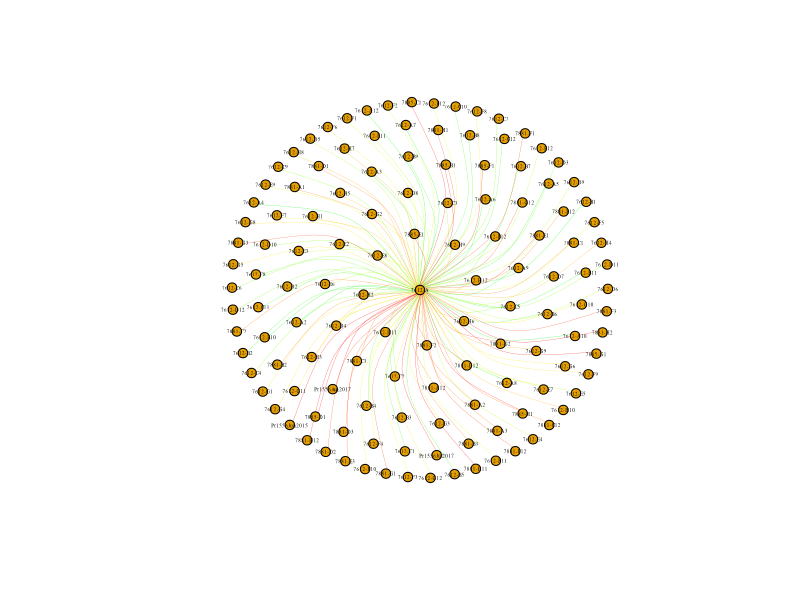

Source code (R):
#'@author Ricardo I Alcala
#'@title Genetic Distance - Network Analysis
#'@description 
#'

#- setting working directory
setwd("~/Box/OSU/P_ramorum/data/")

#----functions

#------ loading libraries
library(reshape2)
library(ggplot2)
library(ape)
library(igraph)

#------
gd <- read.csv("na1_gendists.txt", header = T, sep = " ")
colnames(gd) <- rownames(gd)
class(gd)
gd[1:4,1:4]

gd1 <- as.data.frame(gd$`7612-A1`)
rownames(gd1) <- rownames(gd)
gdnet <- melt(as.matrix(gd1)) 
colnames(gdnet) <- c("From", "To", "value")
head(gdnet)
gdnet$To <- rep("7612-A",dim(gdnet)[1],)
#
gdnet0 <- gdnet[!rowSums(gdnet[-c(1:2)] == 0) >= 1,] #removing 0's
gdnet <- gdnet0[gdnet0[-c(1:2)] > 85,] # setting up the treshold
head(gdnet)


#----- Network
x = gdnet
igraph<-graph_from_data_frame(x, directed = FALSE)
rbPal <- colorRampPalette(c("green", "yellow", "red")) 
counPal <- colorRampPalette(c("red", "yellow", "blue", "white", "brown"), bias = 1)
V(igraph)$size=5
# V(igraph)$xx <- as.numeric(as.factor(V(igraph))) # make the categories of x into numeric values for color ramp
# V(igraph)$color <- counPal(10)[cut(as.numeric(V(igraph)$xx),breaks = 10)]
CounColor <- unique(cbind(V(igraph)$Country, V(igraph)$color))
E(igraph)$xx <- as.numeric(unlist(E(igraph))) # make the categories of x into numeric values for color ramp
E(igraph)$color <- rbPal(10)[cut(as.numeric(E(igraph)$xx),breaks = 10)]


plot(igraph,  edge.arrow.size=.05, vertex.label.cex=.3, vertex.label.color='black',edge.curved=T, edge.width=0.2, layout=layout_with_kk)
# legend(x= 0.9, y= -0.9, CounColor[,1], pch=21,  col="black", pt.bg=CounColor[,2], pt.cex=2,cex=.8, bty="n", ncol=1)
